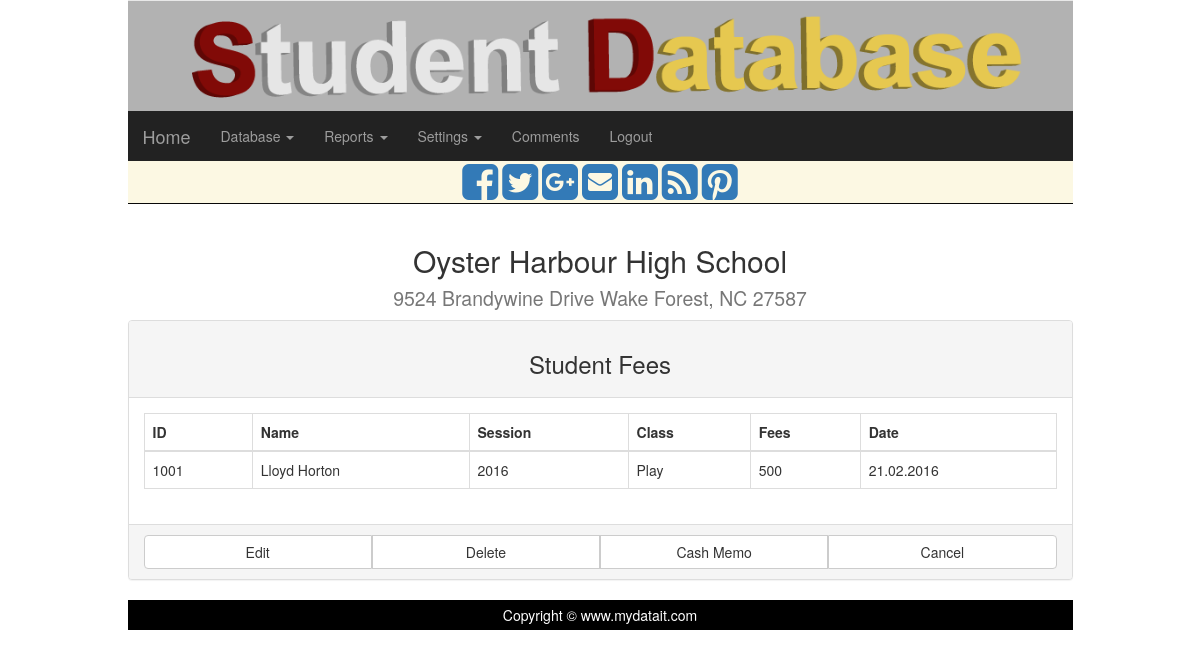
Screenshot of /edn/fees_one.php?id=4 (signed in) with the database file from the repository.
### tables this page shows
CREATE TABLE IF NOT EXISTS `db_student` (
`student_id` int(11) NOT NULL,
  `idcard` int(6) NOT NULL,
  `student_name` varchar(100) NOT NULL,
  `father_name` varchar(50) NOT NULL,
  `address` varchar(150) NOT NULL,
  `mobile` varchar(11) NOT NULL,
  `bdate` date NOT NULL,
  `sex_id` int(5) NOT NULL,
  `situationtype_id` int(5) NOT NULL,
  `occupation_id` int(4) NOT NULL,
  `income` int(8) NOT NULL,
  `class_id_pres` int(5) NOT NULL,
  `remarks` varchar(150) NOT NULL,
  `session` int(4) NOT NULL,
  `pic` varchar(100) NOT NULL,
  `user_id` int(11) NOT NULL,
  `entry` date NOT NULL
);

CREATE TABLE IF NOT EXISTS `list_class` (
`class_id` int(11) NOT NULL,
  `class_name` varchar(11) NOT NULL
);

CREATE TABLE IF NOT EXISTS `db_fees` (
`fees_id` int(10) NOT NULL,
  `student_id` int(8) NOT NULL,
  `fees` int(8) NOT NULL,
  `fees_dt` date NOT NULL,
  `user_id` int(6) NOT NULL
);

### edn/custom.php (called while the page is built, shortened)
<?php
function my_date_dot($i_dF1)
{
	$d1=strtotime($i_dF1);
	$dt2=date("d.m.Y",$d1);
	return $dt2;
}
function myfield($sql)
{
	global $conn;
	$rtrn="";
	$result=mysqli_query($conn, $sql);
	$Numrows=mysqli_num_rows($result);
	if ($Numrows > 0)
	{
		$rows=mysqli_fetch_array($result);
		$rtrn=$rows[0];
	}
	else
	{
		$rtrn="";
	}
	return $rtrn;
};
?>

### edn/fees_one.php (the view, shortened to what this page needs)
<?php
include "header.php";
include "conn.php";
include "custom.php";
$school=$_SESSION["school_name"];
$id = $_GET["id"];
$sql = "SELECT * FROM `db_fees` WHERE `fees_id`= $id LIMIT 1";
$result=mysqli_query($conn,$sql);
$rows=mysqli_fetch_array($result);
$sql_std = "SELECT *FROM `db_student` WHERE `student_id` = ".$rows["student_id"]." LIMIT 1";
$result_std = mysqli_query($conn, $sql_std);
$rows_std=mysqli_fetch_array($result_std);
$clid=$rows_std["class_id_pres"];
$cls_name=myfield("SELECT `class_name` FROM `list_class` WHERE `class_id` = $clid LIMIT 1");
?>
			<div class="col-sm-12">
				<?php echo $school;?>
				<div class="panel panel-default" id="prnt">
					<div class="panel-heading"><h3 class="text-center">Student Fees</h3></div>
					<div  class="panel-body">
						<div  class="table-responsive" id="tbl">
							<table class="table table-bordered">
								<thead>
									<tr>
										<th>ID</th>
										<th>Name</th>
										<th>Session</th>
										<th>Class</th>
										<th>Fees</th>
										<th>Date</th>
									</tr>
								</thead>
								<tbody>
								<?php
									echo "<tr>";
									echo "<td>".$rows_std["idcard"]."</td>";
									echo "<td>".$rows_std["student_name"]."</td>";
									echo "<td>".$rows_std["session"]."</td>";
									echo "<td>$cls_name</td>";
									echo "<td>".$rows["fees"]."</td>";
									echo "<td>".my_date_dot($rows["fees_dt"])."</td>";
									echo "</tr>";
								?>
								</tbody>
							</table>
						</div>
					</div>
					<div  class="panel-footer">
						<div class="btn-group btn-group-justified">
							<a class="btn btn-default" href="fees_edit.php?id=<?php echo $_GET["id"]; ?>">Edit</a>
							<a class="btn btn-default" href="#" id="delete">Delete</a>
							<a class="btn btn-default" href="fees_cash_memo.php?id=<?php echo $_GET["id"]; ?>">Cash Memo</a>
							<a class="btn btn-default" href="fees_views.php">Cancel</a>
						</div>
					</div>
				</div>
			</div>
<?php include "footer.php"; ?>

### rows the page displays
db_student: idcard "1001", student_name "Lloyd Horton", session "2016", class_id_pres.class_name "Play"
db_fees: fees "500", fees_dt "21.02.2016"

### other values shown
$school "Oyster Harbour High School 9524 Brandywine Drive Wake Forest, NC 27587"
